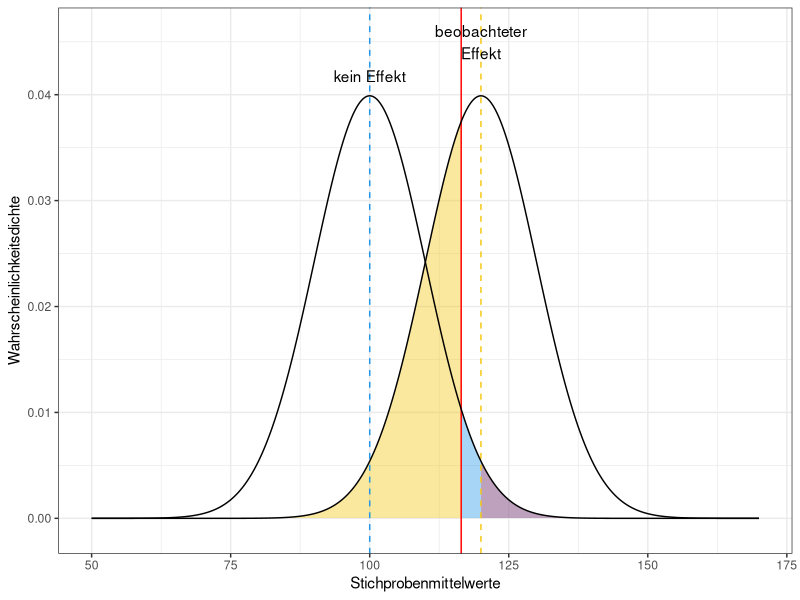

Here is the R script that generated this plot:
library(ggplot2)

# Standard error

.se <- function(sd, n) {
    sd / sqrt(n)
}

# Effect Size
.delta <- function(mu_0, mu_1, population_sd) {
    (mu_1 - mu_0) / population_sd
}

.mu_1 <- function(delta, mu_0, population_sd) {
    .delta * population_sd + mu_0
}


# Helper for shading the area under normal dist. curve
.pshade <- function(x, min, max, mean, se) {
    y <- dnorm(x = x, mean = mean, sd = se)
    y[x < min  |  x > max] <- NA
    return(y)
}

# Plotting function
.shade_plot <- function(
    alpha = 0.05, mu_0 = 0, mu_1 = 2.5, se = 1, 
    xlim = c(mu_0 - 5 * se, mu_1 + 5 * se),
    ylim = dnorm(mu_1, mean = mu_1, sd = se) * c(-0.025 , 1.15),
    detail = 800) {
        
        z_krit <- qnorm(1 - alpha, mean = mu_0, sd = se)
    
        ggplot() +
        stat_function(geom = "area",
                fill = 7,
                alpha = .4,
                fun = .pshade, 
                args = list(min = xlim[1], max = z_krit, mean = mu_1, se = se),
                n = detail) +
        stat_function(geom = "area",
                fill = "4",
                alpha = .4,
                fun = .pshade, 
                args = list(min = z_krit, max = xlim[2], mean = mu_0, se = se),
                n = detail) +
        stat_function(geom = "area",
                fill = "2",
                alpha = .4,
                fun = .pshade, 
                args = list(min = mu_1, max = xlim[2], mean = mu_0, se = se),
                n = detail) +
        geom_vline(xintercept = c(mu_0, mu_1), color = c(4, 7), linetype = "dashed") +
        geom_vline(xintercept = z_krit, color = "red" ) +
        geom_text(aes(x = mu_0, y = 0.91 * ylim[2]), 
            label = "kein Effekt") +
        geom_text(aes(x = mu_1, y = 0.98 * ylim[2]), 
            label = "beobachteter\nEffekt") +
        geom_function(fun = dnorm, args = list(mean = mu_0, sd = se), n = detail) +
        geom_function(fun = dnorm, args = list(mean = mu_1, sd = se), n = detail) +
        xlim(xlim) +
        ylim(ylim) +
        theme_bw() +
        ylab("Wahrscheinlichkeitsdichte") +
        xlab("Stichprobenmittelwerte")
    }
.shade_plot(se = 10, mu_0 = 100, mu_1 = 120, detail = 1000)
